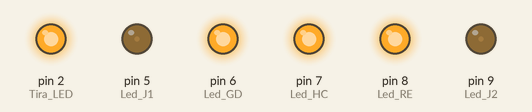
The sketch below on a simulated Arduino Uno, built with avr-gcc and run on an emulated ATmega328P. On the bench: output pins drawn as LEDs (lit = HIGH).

Above: at 0.15 s.
At 9.85 s:
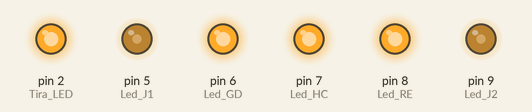
At 19.34 s:
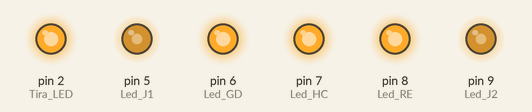
At 38.34 s:
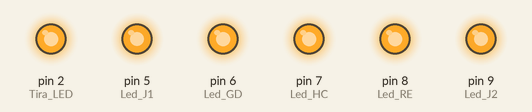
Timing chart, 0 to 40.0 s (numbered marks = the images above):
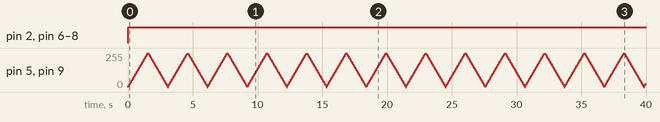

Measured:
- by itself, pin 2 (Tira_LED), pin 6 (Led_GD), pin 7 (Led_HC), pin 8 (Led_RE): LOW → HIGH at 0.03 s

The sketch:

Prueba_LEDS_TiraLED.ino
```cpp
// Leds de jugadores
int Led_J1 = 5,Led_J2 = 9;
// Leds de categorías
int Led_GD = 6, Led_HC = 7, Led_RE = 8;
// Tira LED
int Tira_LED = 2;

int brightness = 0;    // how bright the LED is
int fadeAmount = 5;    // how many points to fade the LED by

void setup()
{
  pinMode(Led_J1, OUTPUT);
  pinMode(Led_J2, OUTPUT);
  pinMode(Led_GD, OUTPUT);
  pinMode(Led_HC, OUTPUT);
  pinMode(Led_RE, OUTPUT);
  pinMode(Tira_LED, OUTPUT);
}

void fade()
{
  analogWrite(Led_J1, brightness);
  analogWrite(Led_J2, brightness);
  brightness = brightness + fadeAmount;
  if (brightness <= 0 || brightness >= 255)
  {
    fadeAmount = -fadeAmount;
  }
  delay(30);
}

void loop()
{
//  digitalWrite(Led_J1,HIGH);
//  digitalWrite(Led_J2,HIGH);
  fade();
  digitalWrite(Led_GD,HIGH);
  digitalWrite(Led_HC,HIGH);
  digitalWrite(Led_RE,HIGH);
  digitalWrite(Tira_LED,HIGH);
//  delay(200);
//  digitalWrite(Led_J1,LOW);
//  digitalWrite(Led_J2,LOW);
//  digitalWrite(Led_GD,LOW);
//  digitalWrite(Led_HC,LOW);
//  digitalWrite(Led_RE,LOW);
//  digitalWrite(Tira_LED,LOW);
//  delay(200);
}
```
